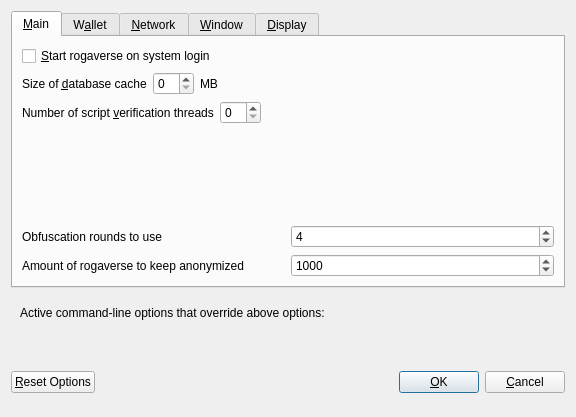
<?xml version="1.0" encoding="UTF-8"?>
<ui version="4.0">
 <class>OptionsDialog</class>
 <widget class="QDialog" name="OptionsDialog">
  <property name="geometry">
   <rect>
    <x>0</x>
    <y>0</y>
    <width>576</width>
    <height>417</height>
   </rect>
  </property>
  <property name="windowTitle">
   <string>Options</string>
  </property>
  <property name="modal">
   <bool>true</bool>
  </property>
  <layout class="QVBoxLayout" name="verticalLayout">
   <item>
    <widget class="QTabWidget" name="tabWidget">
     <property name="currentIndex">
      <number>0</number>
     </property>
     <widget class="QWidget" name="tabMain">
      <attribute name="title">
       <string>&amp;Main</string>
      </attribute>
      <layout class="QVBoxLayout" name="verticalLayout_Main">
       <item>
        <widget class="QCheckBox" name="bitcoinAtStartup">
         <property name="toolTip">
          <string>Automatically start rogaverse after logging in to the system.</string>
         </property>
         <property name="text">
          <string>&amp;Start rogaverse on system login</string>
         </property>
        </widget>
       </item>
       <item>
        <layout class="QHBoxLayout" name="horizontalLayout_2_Main">
         <item>
          <widget class="QLabel" name="databaseCacheLabel">
           <property name="text">
            <string>Size of &amp;database cache</string>
           </property>
           <property name="textFormat">
            <enum>Qt::PlainText</enum>
           </property>
           <property name="buddy">
            <cstring>databaseCache</cstring>
           </property>
          </widget>
         </item>
         <item>
          <widget class="QSpinBox" name="databaseCache"/>
         </item>
         <item>
          <widget class="QLabel" name="databaseCacheUnitLabel">
           <property name="text">
            <string>MB</string>
           </property>
           <property name="textFormat">
            <enum>Qt::PlainText</enum>
           </property>
          </widget>
         </item>
         <item>
          <spacer name="horizontalSpacer_2_Main">
           <property name="orientation">
            <enum>Qt::Horizontal</enum>
           </property>
           <property name="sizeHint" stdset="0">
            <size>
             <width>40</width>
             <height>20</height>
            </size>
           </property>
          </spacer>
         </item>
        </layout>
       </item>
       <item>
        <layout class="QHBoxLayout" name="horizontalLayout_3_Main">
         <item>
          <widget class="QLabel" name="threadsScriptVerifLabel">
           <property name="text">
            <string>Number of script &amp;verification threads</string>
           </property>
           <property name="textFormat">
            <enum>Qt::PlainText</enum>
           </property>
           <property name="buddy">
            <cstring>threadsScriptVerif</cstring>
           </property>
          </widget>
         </item>
         <item>
          <widget class="QSpinBox" name="threadsScriptVerif">
           <property name="toolTip">
            <string>(0 = auto, &lt;0 = leave that many cores free)</string>
           </property>
          </widget>
         </item>
         <item>
          <spacer name="horizontalSpacer_3_Main">
           <property name="orientation">
            <enum>Qt::Horizontal</enum>
           </property>
           <property name="sizeHint" stdset="0">
            <size>
             <width>40</width>
             <height>20</height>
            </size>
           </property>
          </spacer>
         </item>
        </layout>
       </item>
       <item>
        <spacer name="verticalSpacer_Main">
         <property name="orientation">
          <enum>Qt::Vertical</enum>
         </property>
         <property name="sizeHint" stdset="0">
          <size>
           <width>20</width>
           <height>40</height>
          </size>
         </property>
        </spacer>
       </item>
       <item>
        <layout class="QHBoxLayout" name="horizontalLayout_4_Main">
         <item>
          <widget class="QLabel" name="label">
           <property name="toolTip">
            <string>This setting determines the amount of individual masternodes that an input will be anonymized through.&lt;br/&gt;More rounds of anonymization gives a higher degree of privacy, but also costs more in fees.</string>
           </property>
           <property name="text">
            <string>Obfuscation rounds to use</string>
           </property>
          </widget>
         </item>
         <item>
          <widget class="QSpinBox" name="obfuscationRounds">
           <property name="minimum">
            <number>2</number>
           </property>
           <property name="maximum">
            <number>8</number>
           </property>
           <property name="value">
            <number>4</number>
           </property>
          </widget>
         </item>
        </layout>
       </item>
       <item>
        <layout class="QHBoxLayout" name="horizontalLayout">
         <item>
          <widget class="QLabel" name="label_2">
           <property name="toolTip">
            <string>This amount acts as a threshold to turn off Obfuscation once it's reached.</string>
           </property>
           <property name="statusTip">
            <string notr="true"/>
           </property>
           <property name="whatsThis">
            <string notr="true"/>
           </property>
           <property name="accessibleName">
            <string notr="true"/>
           </property>
           <property name="accessibleDescription">
            <string notr="true"/>
           </property>
           <property name="text">
            <string>Amount of rogaverse to keep anonymized</string>
           </property>
          </widget>
         </item>
         <item>
          <widget class="QSpinBox" name="anonymizerogaverse">
           <property name="minimum">
            <number>100</number>
           </property>
           <property name="maximum">
            <number>100000</number>
           </property>
           <property name="singleStep">
            <number>100</number>
           </property>
           <property name="value">
            <number>1000</number>
           </property>
          </widget>
         </item>
        </layout>
       </item>
      </layout>
     </widget>
     <widget class="QWidget" name="tabWallet">
      <attribute name="title">
       <string>W&amp;allet</string>
      </attribute>
      <layout class="QVBoxLayout" name="verticalLayout_Wallet">
       <item>
        <widget class="QGroupBox" name="groupBox">
         <property name="title">
          <string>Expert</string>
         </property>
         <layout class="QVBoxLayout" name="verticalLayout_2">
          <item>
           <widget class="QCheckBox" name="coinControlFeatures">
            <property name="toolTip">
             <string>Whether to show coin control features or not.</string>
            </property>
            <property name="text">
             <string>Enable coin &amp;control features</string>
            </property>
           </widget>
          </item>
          <item>
           <widget class="QCheckBox" name="showMasternodesTab">
            <property name="toolTip">
             <string>Show additional tab listing all your masternodes in first sub-tab&lt;br/&gt;and all masternodes on the network in second sub-tab.</string>
            </property>
            <property name="text">
             <string>Show Masternodes Tab</string>
            </property>
           </widget>
          </item>
          <item>
           <widget class="QCheckBox" name="spendZeroConfChange">
            <property name="toolTip">
             <string>If you disable the spending of unconfirmed change, the change from a transaction&lt;br/&gt;cannot be used until that transaction has at least one confirmation.&lt;br/&gt;This also affects how your balance is computed.</string>
            </property>
            <property name="text">
             <string>&amp;Spend unconfirmed change</string>
            </property>
           </widget>
          </item>
         </layout>
        </widget>
       </item>
       <item>
        <spacer name="verticalSpacer_Wallet">
         <property name="orientation">
          <enum>Qt::Vertical</enum>
         </property>
         <property name="sizeHint" stdset="0">
          <size>
           <width>20</width>
           <height>40</height>
          </size>
         </property>
        </spacer>
       </item>
      </layout>
     </widget>
     <widget class="QWidget" name="tabNetwork">
      <attribute name="title">
       <string>&amp;Network</string>
      </attribute>
      <layout class="QVBoxLayout" name="verticalLayout_Network">
       <item>
        <widget class="QCheckBox" name="mapPortUpnp">
         <property name="toolTip">
          <string>Automatically open the rogaverse client port on the router. This only works when your router supports UPnP and it is enabled.</string>
         </property>
         <property name="text">
          <string>Map port using &amp;UPnP</string>
         </property>
        </widget>
       </item>
       <item>
        <widget class="QCheckBox" name="allowIncoming">
         <property name="toolTip">
          <string>Accept connections from outside</string>
         </property>
         <property name="text">
          <string>Allow incoming connections</string>
         </property>
        </widget>
       </item>
       <item>
        <widget class="QCheckBox" name="connectSocks">
         <property name="toolTip">
          <string>Connect to the rogaverse network through a SOCKS5 proxy.</string>
         </property>
         <property name="text">
          <string>&amp;Connect through SOCKS5 proxy (default proxy):</string>
         </property>
        </widget>
       </item>
       <item>
        <layout class="QHBoxLayout" name="horizontalLayout_1_Network">
         <item>
          <widget class="QLabel" name="proxyIpLabel">
           <property name="text">
            <string>Proxy &amp;IP:</string>
           </property>
           <property name="textFormat">
            <enum>Qt::PlainText</enum>
           </property>
           <property name="buddy">
            <cstring>proxyIp</cstring>
           </property>
          </widget>
         </item>
         <item>
          <widget class="QValidatedLineEdit" name="proxyIp">
           <property name="minimumSize">
            <size>
             <width>140</width>
             <height>0</height>
            </size>
           </property>
           <property name="maximumSize">
            <size>
             <width>140</width>
             <height>16777215</height>
            </size>
           </property>
           <property name="toolTip">
            <string>IP address of the proxy (e.g. IPv4: 127.0.0.1 / IPv6: ::1)</string>
           </property>
          </widget>
         </item>
         <item>
          <widget class="QLabel" name="proxyPortLabel">
           <property name="text">
            <string>&amp;Port:</string>
           </property>
           <property name="textFormat">
            <enum>Qt::PlainText</enum>
           </property>
           <property name="buddy">
            <cstring>proxyPort</cstring>
           </property>
          </widget>
         </item>
         <item>
          <widget class="QLineEdit" name="proxyPort">
           <property name="minimumSize">
            <size>
             <width>55</width>
             <height>0</height>
            </size>
           </property>
           <property name="maximumSize">
            <size>
             <width>55</width>
             <height>16777215</height>
            </size>
           </property>
           <property name="toolTip">
            <string>Port of the proxy (e.g. 9050)</string>
           </property>
          </widget>
         </item>
         <item>
          <spacer name="horizontalSpacer_1_Network">
           <property name="orientation">
            <enum>Qt::Horizontal</enum>
           </property>
           <property name="sizeHint" stdset="0">
            <size>
             <width>40</width>
             <height>20</height>
            </size>
           </property>
          </spacer>
         </item>
        </layout>
       </item>
       <item>
        <spacer name="verticalSpacer_Network">
         <property name="orientation">
          <enum>Qt::Vertical</enum>
         </property>
         <property name="sizeHint" stdset="0">
          <size>
           <width>20</width>
           <height>40</height>
          </size>
         </property>
        </spacer>
       </item>
      </layout>
     </widget>
     <widget class="QWidget" name="tabWindow">
      <attribute name="title">
       <string>&amp;Window</string>
      </attribute>
      <layout class="QVBoxLayout" name="verticalLayout_Window">
       <item>
        <widget class="QCheckBox" name="minimizeToTray">
         <property name="toolTip">
          <string>Show only a tray icon after minimizing the window.</string>
         </property>
         <property name="text">
          <string>&amp;Minimize to the tray instead of the taskbar</string>
         </property>
        </widget>
       </item>
       <item>
        <widget class="QCheckBox" name="minimizeOnClose">
         <property name="toolTip">
          <string>Minimize instead of exit the application when the window is closed. When this option is enabled, the application will be closed only after selecting Quit in the menu.</string>
         </property>
         <property name="text">
          <string>M&amp;inimize on close</string>
         </property>
        </widget>
       </item>
       <item>
        <spacer name="verticalSpacer_Window">
         <property name="orientation">
          <enum>Qt::Vertical</enum>
         </property>
         <property name="sizeHint" stdset="0">
          <size>
           <width>20</width>
           <height>40</height>
          </size>
         </property>
        </spacer>
       </item>
      </layout>
     </widget>
     <widget class="QWidget" name="tabDisplay">
      <attribute name="title">
       <string>&amp;Display</string>
      </attribute>
      <layout class="QVBoxLayout" name="verticalLayout_Display">
       <item>
        <layout class="QHBoxLayout" name="horizontalLayout_1_Display">
         <item>
          <widget class="QLabel" name="langLabel">
           <property name="text">
            <string>User Interface &amp;language:</string>
           </property>
           <property name="textFormat">
            <enum>Qt::PlainText</enum>
           </property>
           <property name="buddy">
            <cstring>lang</cstring>
           </property>
          </widget>
         </item>
         <item>
          <widget class="QValueComboBox" name="lang">
           <property name="toolTip">
            <string>The user interface language can be set here. This setting will take effect after restarting rogaverse.</string>
           </property>
          </widget>
         </item>
        </layout>
       </item>
       <item>
        <widget class="QLabel" name="label_3">
         <property name="toolTip">
          <string notr="true"/>
         </property>
         <property name="statusTip">
          <string notr="true"/>
         </property>
         <property name="whatsThis">
          <string notr="true"/>
         </property>
         <property name="accessibleName">
          <string notr="true"/>
         </property>
         <property name="text">
          <string>Language missing or translation incomplete? Help contributing translations here:
https://www.transifex.com/rogaverse-project/rogaverse-project-translations</string>
         </property>
         <property name="wordWrap">
          <bool>true</bool>
         </property>
         <property name="openExternalLinks">
          <bool>true</bool>
         </property>
         <property name="textInteractionFlags">
          <set>Qt::TextBrowserInteraction</set>
         </property>
        </widget>
       </item>
       <item>
        <layout class="QHBoxLayout" name="horizontalLayout_4_Display" stretch="0,0">
         <item>
          <widget class="QLabel" name="themeLabel">
           <property name="text">
            <string>User Interface Theme:</string>
           </property>
          </widget>
         </item>
         <item>
          <widget class="QValueComboBox" name="theme"/>
         </item>
        </layout>
       </item>
       <item>
        <widget class="Line" name="line">
         <property name="orientation">
          <enum>Qt::Horizontal</enum>
         </property>
        </widget>
       </item>
       <item>
        <layout class="QHBoxLayout" name="horizontalLayout_2_Display">
         <item>
          <widget class="QLabel" name="unitLabel">
           <property name="text">
            <string>&amp;Unit to show amounts in:</string>
           </property>
           <property name="textFormat">
            <enum>Qt::PlainText</enum>
           </property>
           <property name="buddy">
            <cstring>unit</cstring>
           </property>
          </widget>
         </item>
         <item>
          <widget class="QValueComboBox" name="unit">
           <property name="toolTip">
            <string>Choose the default subdivision unit to show in the interface and when sending coins.</string>
           </property>
          </widget>
         </item>
        </layout>
       </item>
       <item>
        <layout class="QHBoxLayout" name="horizontalLayout_5_Display">
         <item>
          <widget class="QLabel" name="digitsLabel">
           <property name="text">
            <string>Decimal digits</string>
           </property>
          </widget>
         </item>
         <item>
          <widget class="QValueComboBox" name="digits"/>
         </item>
        </layout>
       </item>
       <item>
        <layout class="QHBoxLayout" name="horizontalLayout_3_Display">
         <item>
          <widget class="QLabel" name="thirdPartyTxUrlsLabel">
           <property name="toolTip">
            <string>Third party URLs (e.g. a block explorer) that appear in the transactions tab as context menu items. %s in the URL is replaced by transaction hash. Multiple URLs are separated by vertical bar |.</string>
           </property>
           <property name="text">
            <string>Third party transaction URLs</string>
           </property>
           <property name="buddy">
            <cstring>thirdPartyTxUrls</cstring>
           </property>
          </widget>
         </item>
         <item>
          <widget class="QLineEdit" name="thirdPartyTxUrls">
           <property name="toolTip">
            <string>Third party URLs (e.g. a block explorer) that appear in the transactions tab as context menu items. %s in the URL is replaced by transaction hash. Multiple URLs are separated by vertical bar |.</string>
           </property>
          </widget>
         </item>
        </layout>
       </item>
       <item>
        <spacer name="verticalSpacer">
         <property name="orientation">
          <enum>Qt::Vertical</enum>
         </property>
         <property name="sizeHint" stdset="0">
          <size>
           <width>20</width>
           <height>40</height>
          </size>
         </property>
        </spacer>
       </item>
      </layout>
     </widget>
    </widget>
   </item>
   <item>
    <widget class="QFrame" name="frame">
     <layout class="QVBoxLayout" name="verticalLayout_Bottom">
      <item>
       <layout class="QHBoxLayout" name="horizontalLayout_Bottom">
        <item>
         <widget class="QLabel" name="overriddenByCommandLineInfoLabel">
          <property name="text">
           <string>Active command-line options that override above options:</string>
          </property>
          <property name="textFormat">
           <enum>Qt::PlainText</enum>
          </property>
         </widget>
        </item>
        <item>
         <spacer name="horizontalSpacer_Bottom">
          <property name="orientation">
           <enum>Qt::Horizontal</enum>
          </property>
          <property name="sizeHint" stdset="0">
           <size>
            <width>40</width>
            <height>20</height>
           </size>
          </property>
         </spacer>
        </item>
       </layout>
      </item>
      <item>
       <widget class="QLabel" name="overriddenByCommandLineLabel">
        <property name="text">
         <string/>
        </property>
        <property name="textFormat">
         <enum>Qt::PlainText</enum>
        </property>
        <property name="wordWrap">
         <bool>true</bool>
        </property>
       </widget>
      </item>
     </layout>
    </widget>
   </item>
   <item>
    <layout class="QHBoxLayout" name="horizontalLayout_Buttons">
     <item>
      <widget class="QPushButton" name="resetButton">
       <property name="toolTip">
        <string>Reset all client options to default.</string>
       </property>
       <property name="text">
        <string>&amp;Reset Options</string>
       </property>
       <property name="autoDefault">
        <bool>false</bool>
       </property>
      </widget>
     </item>
     <item>
      <spacer name="horizontalSpacer_1">
       <property name="orientation">
        <enum>Qt::Horizontal</enum>
       </property>
       <property name="sizeHint" stdset="0">
        <size>
         <width>40</width>
         <height>48</height>
        </size>
       </property>
      </spacer>
     </item>
     <item>
      <widget class="QLabel" name="statusLabel">
       <property name="minimumSize">
        <size>
         <width>200</width>
         <height>0</height>
        </size>
       </property>
       <property name="font">
        <font>
         <weight>75</weight>
         <bold>true</bold>
        </font>
       </property>
       <property name="text">
        <string/>
       </property>
       <property name="textFormat">
        <enum>Qt::PlainText</enum>
       </property>
       <property name="wordWrap">
        <bool>true</bool>
       </property>
      </widget>
     </item>
     <item>
      <spacer name="horizontalSpacer_2">
       <property name="orientation">
        <enum>Qt::Horizontal</enum>
       </property>
       <property name="sizeHint" stdset="0">
        <size>
         <width>40</width>
         <height>48</height>
        </size>
       </property>
      </spacer>
     </item>
     <item>
      <widget class="QPushButton" name="okButton">
       <property name="text">
        <string>&amp;OK</string>
       </property>
       <property name="autoDefault">
        <bool>false</bool>
       </property>
       <property name="default">
        <bool>true</bool>
       </property>
      </widget>
     </item>
     <item>
      <widget class="QPushButton" name="cancelButton">
       <property name="text">
        <string>&amp;Cancel</string>
       </property>
       <property name="autoDefault">
        <bool>false</bool>
       </property>
      </widget>
     </item>
    </layout>
   </item>
  </layout>
 </widget>
 <customwidgets>
  <customwidget>
   <class>QValidatedLineEdit</class>
   <extends>QLineEdit</extends>
   <header>qvalidatedlineedit.h</header>
  </customwidget>
  <customwidget>
   <class>QValueComboBox</class>
   <extends>QComboBox</extends>
   <header>qvaluecombobox.h</header>
  </customwidget>
 </customwidgets>
 <resources/>
 <connections/>
</ui>
